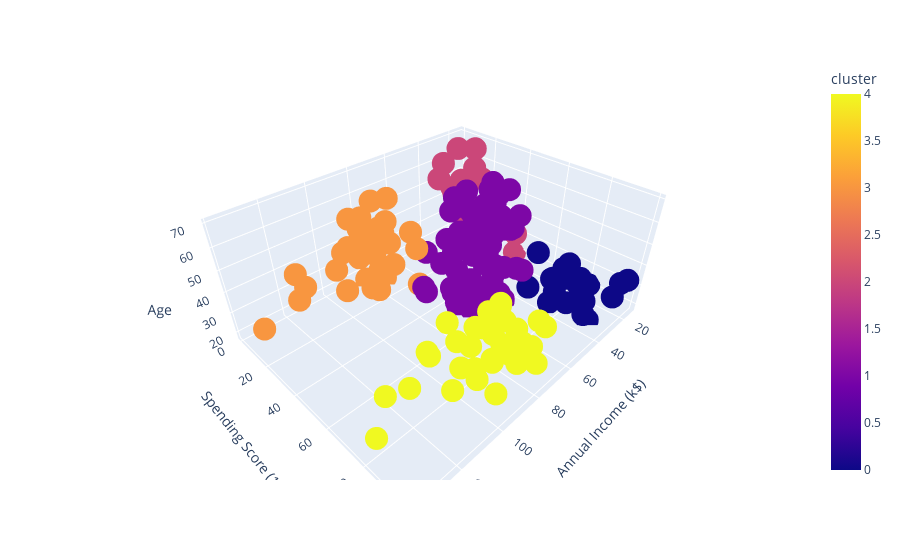

Write notebook code for a chart like this one.
### Markdown cell above
- As a challenge make a 3D scatterplot!  See [link here](https://www.geeksforgeeks.org/3d-scatter-plotting-in-python-using-matplotlib/) for info on 3D scatterplot

### Code cell
import plotly.express as px
px.scatter_3d(df,
              x='Annual Income (k$)',
              y='Spending Score (1-100)',
              z='Age',
              color='cluster')

### Figure 1 — Plotly figure (JSON) as saved in the notebook; plotly's stock layout.template omitted (floating-point values rounded to 4 significant figures; data arrays with more than 128 entries replaced by an {"elided": "..."} marker saying what was removed)
{"data": [{"hovertemplate": "Annual Income (k$)=%{x}<br>Spending Score (1-100)=%{y}<br>Age=%{z}<br>cluster=%{marker.color}<extra></extra>", "legendgroup": "", "marker": {"color": {"elided": "200 int values"}, "coloraxis": "coloraxis", "symbol": "circle"}, "mode": "markers", "name": "", "scene": "scene", "showlegend": false, "type": "scatter3d", "x": {"elided": "200 int values"}, "y": {"elided": "200 int values"}, "z": {"elided": "200 int values"}}], "layout": {"coloraxis": {"colorbar": {"title": {"text": "cluster"}}, "colorscale": [[0, "#0d0887"], [0.1111, "#46039f"], [0.2222, "#7201a8"], [0.3333, "#9c179e"], [0.4444, "#bd3786"], [0.5556, "#d8576b"], [0.6667, "#ed7953"], [0.7778, "#fb9f3a"], [0.8889, "#fdca26"], [1, "#f0f921"]]}, "legend": {"tracegroupgap": 0}, "margin": {"t": 60}, "scene": {"domain": {"x": [0, 1], "y": [0, 1]}, "xaxis": {"title": {"text": "Annual Income (k$)"}}, "yaxis": {"title": {"text": "Spending Score (1-100)"}}, "zaxis": {"title": {"text": "Age"}}}}}
